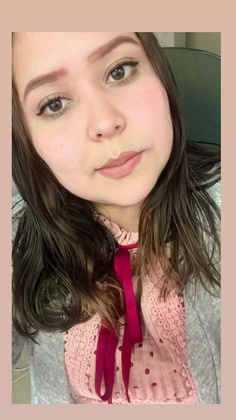
%> input picture VISION POR COMPUTADORA/TAREA 4/CODIGO/CODIGO LIMPIO/CM1.jpg, 236 x 420 px, shrunk from 900 x 1600 before the run
$ octave --eval "result = imsobel('CM1.jpg');"   (GNU Octave 9; MATLAB toolbox functions it lacks are replaced by stand-ins)
%> lines starting %> are read from the running program, lines starting %| are printed output that depends on the picture
function [q1, q2, q3, q4, Gx, Gy] = imsobel(img_ruta)
%> called with img_ruta = 'CM1.jpg'
    % Cargar la imagen
    img = imread(img_ruta);
%> img is the input picture: size 420x236x3 uint8; mean R, G, B 158.7, 129.1, 115.7

    % Convertir la imagen a escala de grises y a double
    if size(img, 3) == 3
        img1 = double(rgb2gray(img));
    else
        img1 = double(img);
    end

    % Generar la matriz que detecta en Gx
    gxk = [-1 0 1; -2 0 2; -1 0 1];

    % Generar la matriz que detecta en Gy
    gyk = gxk'; % Usamos la transpuesta de gxk

    % Obtener las dimensiones de la imagen y el kernel
    [imdim_rows, imdim_cols] = size(img1);
%> imdim_rows = 420; imdim_cols = 236
    [kerdim_rows, kerdim_cols] = size(gxk);

    % Calcular las dimensiones de la imagen resultante
    rf = imdim_rows - kerdim_rows + 1;
%> rf = 418
    rc = imdim_cols - kerdim_cols + 1;
%> rc = 234

    % Crear un array para guardar los resultados
    resultado = zeros(rf, rc, 4);

    % Aplicar la convolución
    for i = 1:rf
        for j = 1:rc
            % Extraer una submatriz de nxn de la imagen
            subim = img1(i:i+kerdim_rows-1, j:j+kerdim_cols-1);

            % Aplicar la convolución sobre GX
            resultado(i, j, 1) = sum(subim .* gxk, 'all');

            % Aplicar la convolución sobre GY
            resultado(i, j, 2) = sum(subim .* gyk, 'all');

            % Calcular el operador de Sobel
            sobel = sqrt(resultado(i, j, 1)^2 + resultado(i, j, 2)^2);

            % Guardar el valor del gradiente
            resultado(i, j, 3) = sobel;
        end
    end
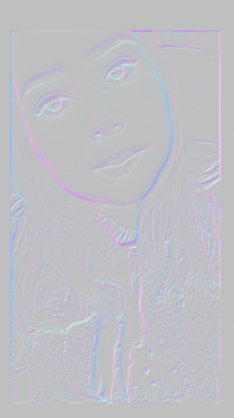
%> resultado: size 418x234x4 double; mean R, G, B, A 0, 0, 61.4, 0; transparent parts drawn white

    % Operador de la dirección
    resultado(:,:,4) = atan2(resultado(:,:,2), resultado(:,:,1));

    % Reportar Gx
    Gx = resultado(:,:,1);
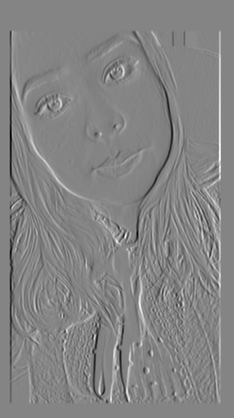
%> Gx: size 418x234 double; min -733, max 678, mean 0; drawn with min black and max white
    % Estandarizar
    minr = min(Gx(:));
%> minr = -733
    maxr = max(Gx(:));
%> maxr = 678
    p1 = (Gx - minr) / (maxr - minr);
    q1 = 1 - p1;

    % Reportar Gy
    Gy = resultado(:,:,2);
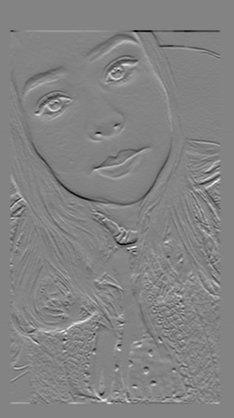
%> Gy: size 418x234 double; min -606, max 569, mean 0; drawn with min black and max white
    % Estandarizar
    minr = min(Gy(:));
%> minr = -606
    maxr = max(Gy(:));
%> maxr = 569
    p2 = (Gy - minr) / (maxr - minr);
    q2 = 1 - p2;

    % Reportar Sobel
    rg = resultado(:,:,3);
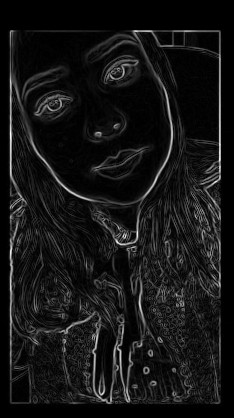
%> rg: size 418x234 double; min 0, max 733, mean 61.4; drawn with min black and max white
    % Estandarizar
    minr = min(rg(:));
%> minr = 0
    maxr = max(rg(:));
%> maxr = 733
    p3 = (rg - minr) / (maxr - minr);
    q3 = 1 - p3;
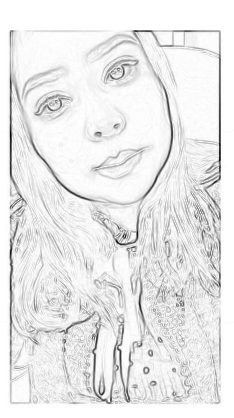
%> q3: size 418x234 double; min 0, max 1, mean 0.916

    % Operador de la dirección
    q4 = resultado(:,:,4);
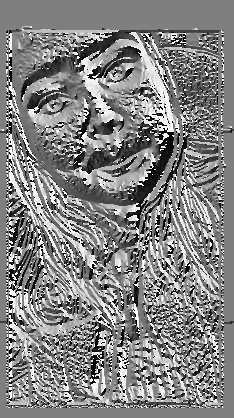
%> q4: size 418x234 double; min -3.14, max 3.14, mean 0.111; drawn with min black and max white
    % Normalizar el ángulo a [0, 1]
    q4 = (q4 + pi) / (2 * pi);

    % Mostrar y guardar los vectores de flujo óptico
    figure;
    quiver(Gx, -Gy); % Se invierte Gy para la visualización correcta
    title('Vectores de flujo óptico (quiver)');
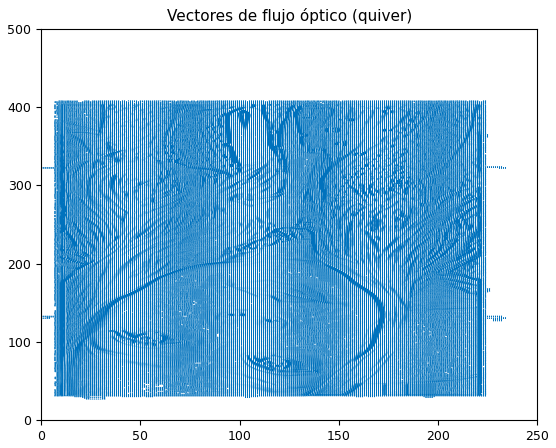
%> figure redrawn from the program's plot data; highest point at x = 1, y = 418
    saveas(gcf, 'quiver.png'); % Guardar la figura en la carpeta actual

    % Exportar salidas
    q1 = uint8(q1 * 255);
%> q1: size 418x234 uint8
    q2 = uint8(q2 * 255);
%> q2: size 418x234 uint8
    q3 = uint8(q3 * 255);
%> q3: size 418x234 uint8
    q4 = q4; % q4 ya está normalizado a [0, 1]

    % Guardar las imágenes resultantes en la carpeta actual
    imwrite(q1, 'q1.png');
    imwrite(q2, 'q2.png');
    imwrite(q3, 'q3.png');
    imwrite(q4, 'q4.png');
end

% Ejemplo de uso
img_ruta = 'Fig3.45(a).jpg';
[q1, q2, q3, q4, Gx, Gy] = imsobel(img_ruta);


% Mostrar las imágenes resultantes
figure; imshow(q1); title('q1 (1 - Gx)');
figure; imshow(q2); title('q2 (1 - Gy)');
figure; imshow(q3); title('q3 (1 - Sobel)');
figure; imshow(q4); title('q4 (Dirección)');

$ run again, on VISION POR COMPUTADORA/TAREA 4/CODIGO/CODIGO LIMPIO/CM2.jpg
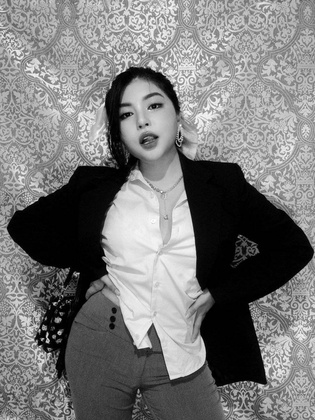
%> input picture VISION POR COMPUTADORA/TAREA 4/CODIGO/CODIGO LIMPIO/CM2.jpg, 315 x 420 px, shrunk from 768 x 1024 before the run
%> in imsobel, img is the input picture: size 420x315x3 uint8; min 0, max 255, mean 120.9
%> in imsobel, `minr = min(Gx(:));`: minr = -880
%> in imsobel, `maxr = max(Gx(:));`: maxr = 887
%> in imsobel, `minr = min(Gy(:));`: minr = -798
%> in imsobel, `maxr = max(Gy(:));`: maxr = 790
%> in imsobel, `rg = resultado(:,:,3);`:
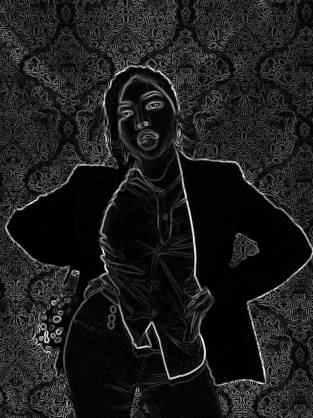
%> rg: size 418x313 double; min 0, max 887.7, mean 102.6; drawn with min black and max white
%> in imsobel, `minr = min(rg(:));`: minr = 0
%> in imsobel, `maxr = max(rg(:));`: maxr = 887.7
%> in imsobel, `title('Vectores de flujo óptico (quiver)');`:
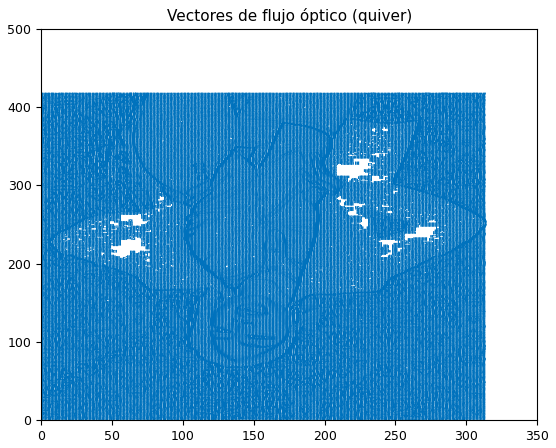
%> figure redrawn from the program's plot data; highest point at x = 234.2, y = 418.4
